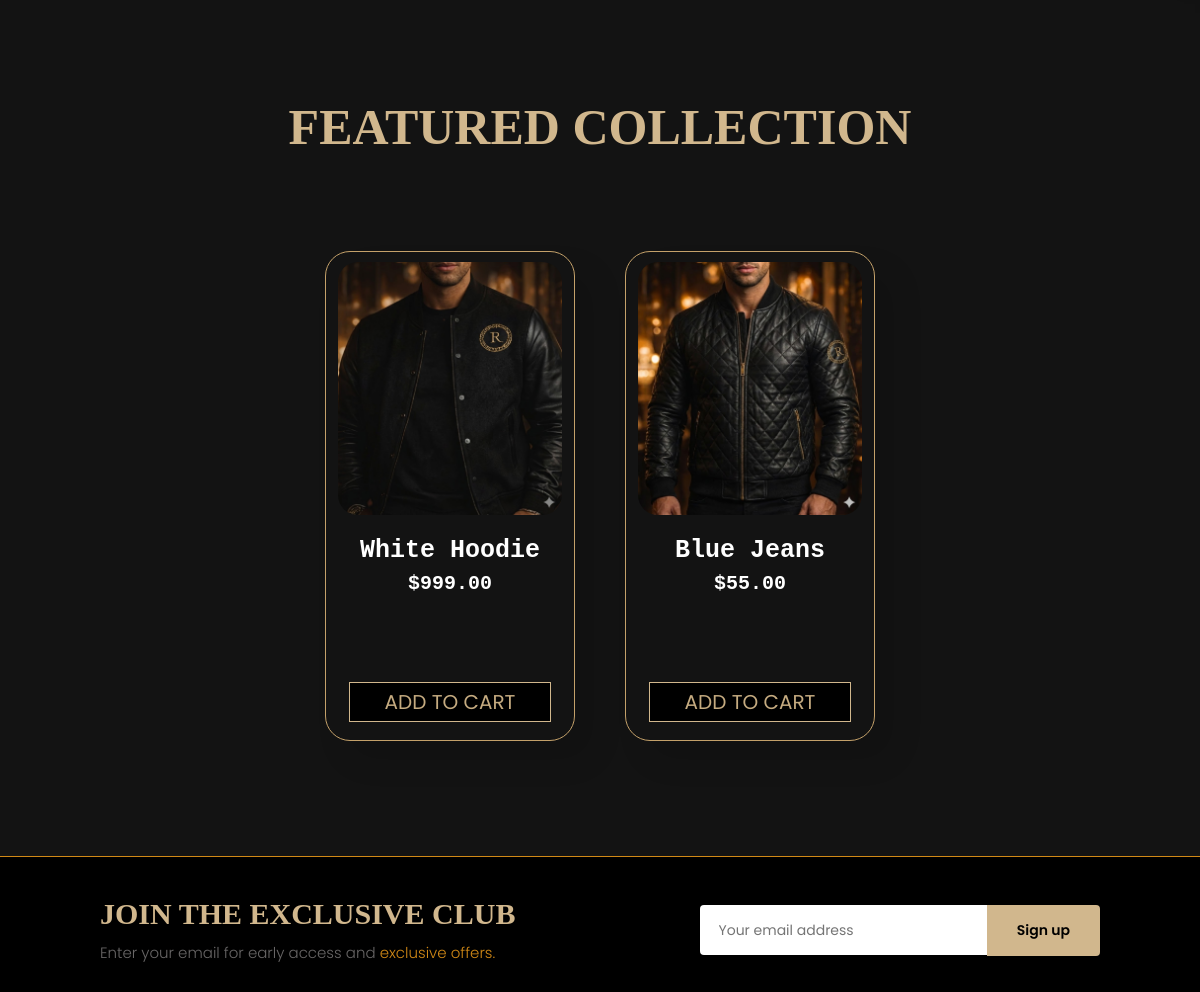
Page /home.php (middle part) on the earlier database version.
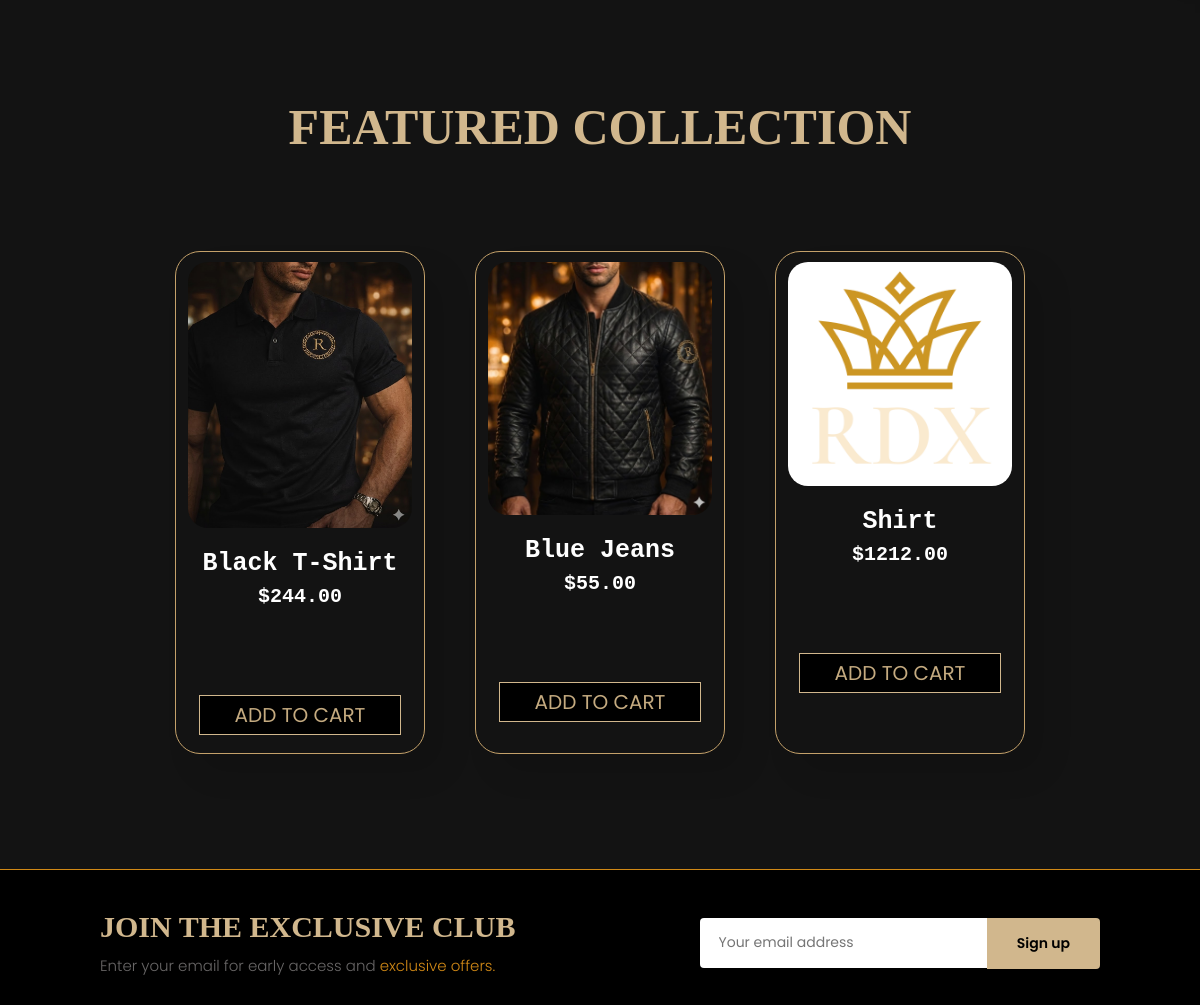
Same page on the later database version.
### tables this page shows
CREATE TABLE `products` (
  `id` int(11) NOT NULL,
  `name` varchar(255) NOT NULL,
  `price` decimal(10,2) NOT NULL,
  `description` text DEFAULT NULL,
  `image` varchar(255) DEFAULT NULL,
  `category_id` int(11) DEFAULT NULL,
  `featured` tinyint(1) DEFAULT 0,
  `status` enum('active','inactive') DEFAULT 'active',
  `created_at` timestamp NOT NULL DEFAULT current_timestamp()
);

### home.php (the view, shortened to what this page needs)
<?php
include __DIR__ . '/includes/header.php';
include 'newsletter.php';
$sql = "SELECT * FROM products WHERE featured = 1 AND status = 'active'";
$result = $conn->query($sql);
?>
<body>
    <section class="product1 section-m1">
        <h4>FEATURED COLLECTION</h4>
        <div class="pro-container">
            <?php while ($row = mysqli_fetch_assoc($result)) {?>
            <div class="pro">
                <img src="/RDX/images/products/<?= $row['image']; ?>">
                <div class="des">
                    <h5><?= $row['name']; ?></h5>
                    <h4>$<?= $row['price']; ?></h4>
                </div>
                <div class="add-to-cart-container">
                    <input type="button" class="add-to-cart" value="ADD TO CART"
                        onclick="addToCart('<?= $row['name']; ?>', <?= $row['price']; ?>, '/RDX/images/products/<?= $row['image']; ?>', <?= $row['id']; ?>)">
                </div>
            </div>
            <?php }; ?>
        </div>
    </section>
    <section class="newsletter section-p1">
        <div class="news-text">
            <h4>Join The Exclusive Club</h4>
            <p>Enter your email for early access and <span>exclusive offers.</span></p>
        </div>
        <form action="" method="post" class="form">
            <input type="text" placeholder="Your email address" name="email" required>
            <button class="normal" type="submit" >Sign up</button>
        </form>
    </section>
    <?php include __DIR__ . '/includes/footer-scripts.php'; ?>

Differences in the rows shown:
no longer on this page (row edited): products: image (picture), name "White Hoodie", price "999.00"
now on this page (row edited): products: image (picture), name "Black T-Shirt", price "244.00"
now on this page (row edited): products: image (picture), name "Shirt", price "1212.00"
